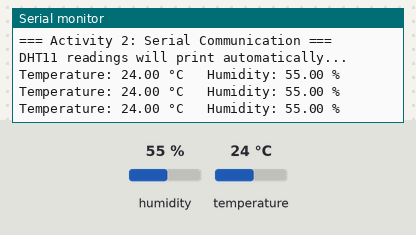
A sketch run on a simulated ESP32. On the bench: the last lines printed to the serial monitor. Inputs (shaded band) come from the test bench; at power-on: humidity 55 %, temperature 24 °C.

Above: at 6.8 s.
6.9 s: humidity set to 22 %
At 10.5 s:
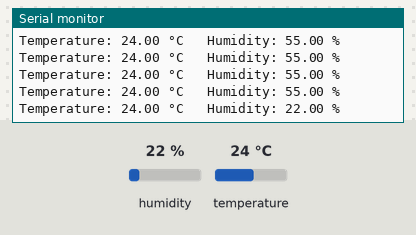
12.2 s: temperature set to 12 °C
At 14.8 s:
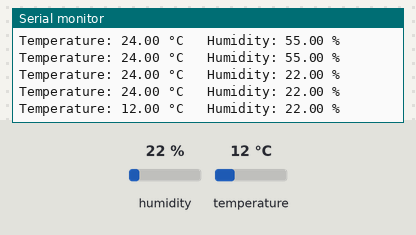
17.5 s: humidity set to 40 %
At 19.0 s:
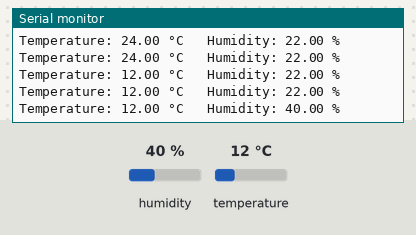
Timing chart, 0 to 20.5 s (numbered marks = the images above; inputs shaded):
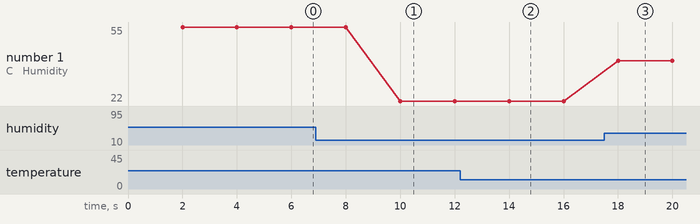

Measured:
- after the input at 6.9 s, the serial monitor: prints a new line after 3.1 s (image 1)
- after the input at 12.2 s, the serial monitor: prints a new line after 1.8 s (image 2)
- after the input at 17.5 s, the serial monitor: prints a new line after 0.51 s (image 3)
- plotted number 1: 55 → 22 after the input at 6.9 s, 22 → 40 after the input at 17.5 s

The sketch:

esp32_dht11_serialCommunication.ino
```cpp
// EXP 2.2 - Activity #2: Serial Communication
// DHT11 Monitoring via Serial Monitor

#include <DHT.h>
#define WOKWI_SIM

#define DHTPIN 32       // DHT11 data pin connected to pin 32

#ifdef WOKWI_SIM
  #define DHTTYPE DHT22
#else
  #define DHTTYPE DHT11
#endif

DHT dht(DHTPIN, DHTTYPE);

unsigned long previousMillis = 0;
const long interval = 2000;  // read DHT11 every 2 seconds

void setup() {
  Serial.begin(9600);

  dht.begin();

  Serial.println("=== Activity 2: Serial Communication ===");
  Serial.println("DHT11 readings will print automatically...");
  Serial.println();
}

void loop() {
  // ----- Part B: DHT11 Monitoring -----
  unsigned long currentMillis = millis();
  if (currentMillis - previousMillis >= interval) {
    previousMillis = currentMillis;

    float humidity = dht.readHumidity();
    float temperature = dht.readTemperature();  // Celsius

    if (isnan(humidity) || isnan(temperature)) {
      Serial.println("Failed to read from DHT sensor!");
      return;
    }

    Serial.print("Temperature: ");
    Serial.print(temperature);
    Serial.print(" °C   Humidity: ");
    Serial.print(humidity);
    Serial.println(" %");
  }
}
```
